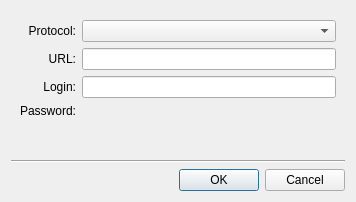
<?xml version="1.0" encoding="UTF-8"?>
<ui version="4.0">
 <class>StorageUrlDialog</class>
 <widget class="QDialog" name="StorageUrlDialog">
  <property name="geometry">
   <rect>
    <x>0</x>
    <y>0</y>
    <width>356</width>
    <height>202</height>
   </rect>
  </property>
  <property name="windowTitle">
   <string>Add External Storage...</string>
  </property>
  <layout class="QVBoxLayout" name="verticalLayout">
   <item>
    <widget class="QWidget" name="inputsWidget" native="true">
     <layout class="QGridLayout" name="gridLayout">
      <item row="1" column="0">
       <widget class="QLabel" name="label_2">
        <property name="text">
         <string>URL:</string>
        </property>
        <property name="alignment">
         <set>Qt::AlignRight|Qt::AlignTrailing|Qt::AlignVCenter</set>
        </property>
       </widget>
      </item>
      <item row="1" column="1">
       <layout class="QHBoxLayout" name="horizontalLayout">
        <item>
         <widget class="QLineEdit" name="urlEdit"/>
        </item>
       </layout>
      </item>
      <item row="2" column="1">
       <widget class="QLineEdit" name="loginLineEdit"/>
      </item>
      <item row="0" column="1">
       <widget class="QComboBox" name="protocolComboBox"/>
      </item>
      <item row="0" column="0">
       <widget class="QLabel" name="label">
        <property name="text">
         <string>Protocol:</string>
        </property>
        <property name="alignment">
         <set>Qt::AlignRight|Qt::AlignTrailing|Qt::AlignVCenter</set>
        </property>
       </widget>
      </item>
      <item row="3" column="0">
       <widget class="QLabel" name="label_4">
        <property name="text">
         <string>Password:</string>
        </property>
        <property name="alignment">
         <set>Qt::AlignRight|Qt::AlignTrailing|Qt::AlignVCenter</set>
        </property>
       </widget>
      </item>
      <item row="2" column="0">
       <widget class="QLabel" name="label_3">
        <property name="text">
         <string>Login:</string>
        </property>
        <property name="alignment">
         <set>Qt::AlignRight|Qt::AlignTrailing|Qt::AlignVCenter</set>
        </property>
       </widget>
      </item>
      <item row="3" column="1">
       <widget class="nx::vms::client::desktop::PasswordInputField" name="passwordLineEdit" native="true"/>
      </item>
     </layout>
    </widget>
   </item>
   <item>
    <spacer name="verticalSpacer">
     <property name="orientation">
      <enum>Qt::Vertical</enum>
     </property>
     <property name="sizeHint" stdset="0">
      <size>
       <width>20</width>
       <height>1</height>
      </size>
     </property>
    </spacer>
   </item>
   <item>
    <widget class="Line" name="line">
     <property name="orientation">
      <enum>Qt::Horizontal</enum>
     </property>
    </widget>
   </item>
   <item>
    <widget class="QDialogButtonBox" name="buttonBox">
     <property name="orientation">
      <enum>Qt::Horizontal</enum>
     </property>
     <property name="standardButtons">
      <set>QDialogButtonBox::Cancel|QDialogButtonBox::Ok</set>
     </property>
    </widget>
   </item>
  </layout>
 </widget>
 <customwidgets>
  <customwidget>
   <class>nx::vms::client::desktop::PasswordInputField</class>
   <extends>QWidget</extends>
   <header location="global">nx/vms/client/desktop/common/widgets/password_input_field.h</header>
   <container>1</container>
  </customwidget>
 </customwidgets>
 <tabstops>
  <tabstop>protocolComboBox</tabstop>
  <tabstop>urlEdit</tabstop>
  <tabstop>loginLineEdit</tabstop>
 </tabstops>
 <resources/>
 <connections/>
</ui>
